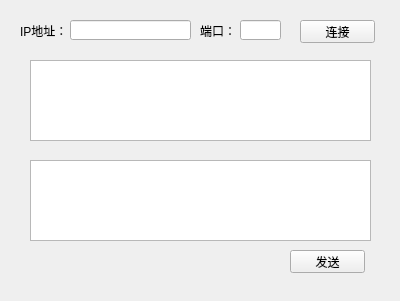
<?xml version="1.0" encoding="UTF-8"?>
<ui version="4.0">
 <class>MainWindow</class>
 <widget class="QMainWindow" name="MainWindow">
  <property name="geometry">
   <rect>
    <x>0</x>
    <y>0</y>
    <width>400</width>
    <height>301</height>
   </rect>
  </property>
  <property name="windowTitle">
   <string>MainWindow</string>
  </property>
  <widget class="QWidget" name="centralWidget">
   <widget class="QPushButton" name="pushButton_Connect">
    <property name="geometry">
     <rect>
      <x>300</x>
      <y>20</y>
      <width>75</width>
      <height>23</height>
     </rect>
    </property>
    <property name="text">
     <string>连接</string>
    </property>
   </widget>
   <widget class="QLineEdit" name="lineEdit_IP">
    <property name="geometry">
     <rect>
      <x>70</x>
      <y>20</y>
      <width>121</width>
      <height>20</height>
     </rect>
    </property>
   </widget>
   <widget class="QLineEdit" name="lineEdit_Port">
    <property name="geometry">
     <rect>
      <x>240</x>
      <y>20</y>
      <width>41</width>
      <height>20</height>
     </rect>
    </property>
   </widget>
   <widget class="QLabel" name="label">
    <property name="geometry">
     <rect>
      <x>20</x>
      <y>20</y>
      <width>51</width>
      <height>21</height>
     </rect>
    </property>
    <property name="text">
     <string>IP地址：</string>
    </property>
   </widget>
   <widget class="QLabel" name="label_2">
    <property name="geometry">
     <rect>
      <x>200</x>
      <y>20</y>
      <width>31</width>
      <height>21</height>
     </rect>
    </property>
    <property name="text">
     <string>端口：</string>
    </property>
   </widget>
   <widget class="QTextEdit" name="textEdit_Recv">
    <property name="geometry">
     <rect>
      <x>30</x>
      <y>60</y>
      <width>341</width>
      <height>81</height>
     </rect>
    </property>
   </widget>
   <widget class="QPushButton" name="pushButton_Send">
    <property name="geometry">
     <rect>
      <x>290</x>
      <y>250</y>
      <width>75</width>
      <height>23</height>
     </rect>
    </property>
    <property name="text">
     <string>发送</string>
    </property>
   </widget>
   <widget class="QTextEdit" name="textEdit_Send">
    <property name="geometry">
     <rect>
      <x>30</x>
      <y>160</y>
      <width>341</width>
      <height>81</height>
     </rect>
    </property>
   </widget>
  </widget>
  <widget class="QMenuBar" name="menuBar">
   <property name="geometry">
    <rect>
     <x>0</x>
     <y>0</y>
     <width>400</width>
     <height>23</height>
    </rect>
   </property>
  </widget>
 </widget>
 <layoutdefault spacing="6" margin="11"/>
 <resources/>
 <connections/>
</ui>
